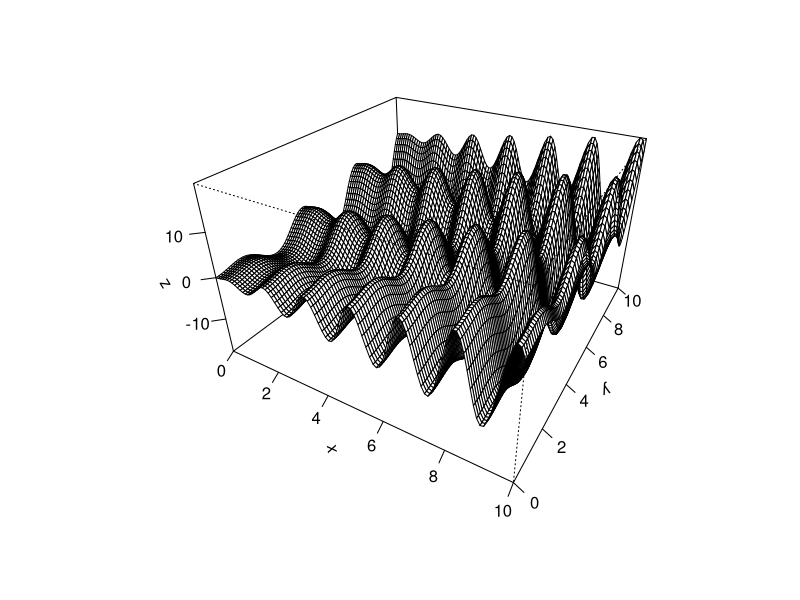
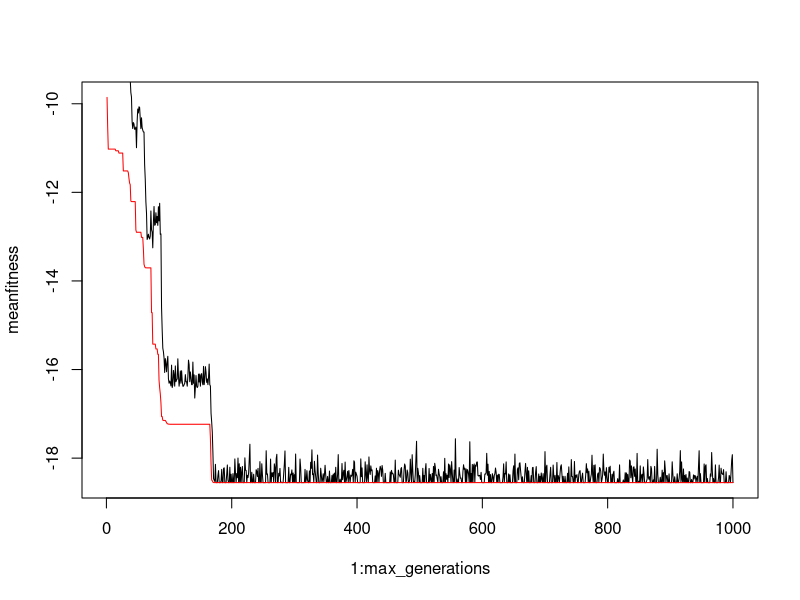

The R script that drew these images, in order:
#Advanced level
f = function(x,y) x*sin(4*x)+1.1*y*sin(2*y)
x = seq(0,10, length=101)
y = seq(0,10, length=101)
z = outer(x,y,f)
persp(x,y,z, theta = 30, phi = 30, expand = 0.6, ticktype = 'detailed')

#Expert level

# Main variables:
pop_size <- 50            # popsize is number of chromosomes in the population
gene_number <- 2         # gene number is number of genes in each chromosome, should be one in these simple tasks
max_generations <- 1000    # number of iterations
num_breeed <- 20          # out of the 50 chromosomes (= possible solutions) the 20 best are allowed to reproduce

# genetic operators
mutation_rate <- 0.01    #how large percentage of the genes experience mutations
mutation_free <- 10      # number of top ranked individuals that should be saved from mutation


# Define Functions

Create_pop <- function(pop_size,gene_number) {    # This function creates a random population of pop_size chromosomes
  
  Genes <- matrix(nrow=pop_size, ncol=gene_number)
  for(ind in 1:pop_size) {              # For each individual:
    for(gene_index in 1:gene_number) {      # For each gene in the chromosome
      Genes[ind,gene_index] <- runif(1,max = 10,min = 0)
      }
    }
  fitness <- rep(NA,pop_size)
  # pop is a list, a structured variable with information about the population:
  pop <- list(size=pop_size, L=gene_number, Genes=Genes, fitness=fitness)
  return(pop) 
}

# Function to calculate fitness for each individual:
Evaluate_fitness <- function(pop) {
  f <- function(x,y) x*sin(4*x)+1.1*y*sin(2*y)
  for(ind in 1:pop$size) {
    pop$fitness[ind] <- f(pop$Genes[ind,1], pop$Genes[ind,2])
  }
  return(pop)
}


# Sort the population by fitness:
Sort <- function(pop) {
  # Find order of decreasing fitness:
  new_order <- order(pop$fitness, decreasing=FALSE)
  # Next, rearrange the population gene matrix and fitness vector:
  pop$Genes <- pop$Genes[new_order,]
  pop$fitness <- pop$fitness[new_order]
  return(pop)
}


# Let individuals with the highest fitness reproduce:
Reproduce <- function(pop,num_breeed) {
  # The population reproduces in pairs, in fitness order
  # First indidivudals 1 and 2 mate, next individuals 3 and 4, and so on
  # Offspring replace the parent population from the bottom of the list.
  offspring_pos <- pop$size # where to put the offspring, starting from bottom
  for(parent1 in seq(1, num_breeed, by=2)) {
    parent2 <- parent1 + 1
    # make two offspring per pair
    # for each offspring, I choose a different blending rule 
    for (offspring_index in 1:2) {
      blending <- sample(c(1,2,3), 1)
      if(blending==1) {
        # Blend the whole chromosome at once:
        offspring_genes <- 0.5*pop$Genes[parent1,] + 0.5*pop$Genes[parent2,];
      } else if(blending==2) {
        offspring_genes <- 1.5*pop$Genes[parent1,] - 0.5*pop$Genes[parent2,];
      } else {
        offspring_genes <- 1.5*pop$Genes[parent2,] - 0.5*pop$Genes[parent1,];
      }
      # Check that we are within bounds:
      if( offspring_genes[1] < 0) offspring_genes[1] <- 0
      if( offspring_genes[1] > 10) offspring_genes[1] <- 10
      if( offspring_genes[2] < 0) offspring_genes[2] <- 0
      if( offspring_genes[2] > 10) offspring_genes[2] <- 10
      
      pop$Genes[offspring_pos,] <- offspring_genes
      offspring_pos <- offspring_pos - 1
    }
  }
  return(pop)
}

# Mutate the whole population, accept the top fitness individuals
Mutate <- function(pop, mutation_free, mutation_rate) {
  for(ind in (mutation_free+1):pop$size) {
    for(gene_index in 1 : pop$L) {
      if(runif(1) <= mutation_rate) {
          pop$Genes[ind,gene_index] <- runif(1, 0, 10)
        }
      }
    }
  return(pop)
}

##############################
# Main program starts here

pop <- Create_pop(pop_size,gene_number)  # calls function that generates random chromosomes
pop <- Evaluate_fitness(pop)   # calculate fitness for all individuals
pop <- Sort(pop) # Sort according to fitness

# main loop over all of our functions

meantopfitness <- c(0,max_generations) # empty vectors to store results
meanfitness <- c(0,max_generations)

for(generation in 1:max_generations) {  
  pop <- Reproduce(pop,num_breeed)
  pop <- Mutate(pop, mutation_free, mutation_rate)
  pop <- Evaluate_fitness(pop)   # give back altered population with fitness
  pop <- Sort(pop)
  
  # save statistics:
  meantopfitness[generation] <- mean(pop$fitness[1:5])
  meanfitness[generation] <- mean(pop$fitness)
}

cat("generation:",max_generations,"\n")
cat("mean top fitness:",meantopfitness[max_generations],"\n")
cat("mean fitness",meanfitness[max_generations],"\n")

# plot results
plot(1:max_generations, meanfitness, ylim=c(min(meantopfitness),max(meantopfitness)),type="l")
lines( 1:max_generations, meantopfitness, col="red")

